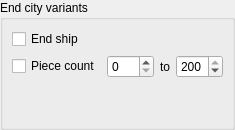
         <widget class="QWidget" name="pageEndCity">
          <layout class="QGridLayout" name="gridLayoutEndCity">
           <property name="leftMargin">
            <number>0</number>
           </property>
           <property name="topMargin">
            <number>0</number>
           </property>
           <property name="rightMargin">
            <number>0</number>
           </property>
           <property name="bottomMargin">
            <number>0</number>
           </property>
           <item row="0" column="0">
            <widget class="QGroupBox" name="groupBoxEndCity">
             <property name="title">
              <string>End city variants</string>
             </property>
             <layout class="QGridLayout" name="gridLayoutEndCity2">
              <item row="0" column="0">
               <widget class="QCheckBox" name="checkEndShip">
                <property name="text">
                 <string>End ship</string>
                </property>
                <property name="tristate">
                 <bool>true</bool>
                </property>
               </widget>
              </item>
              <item row="1" column="0">
               <layout class="QHBoxLayout" name="hboxEndSize">
                <item>
                 <widget class="QCheckBox" name="checkEndSize">
                  <property name="toolTip"><string>Filter by the total number of end-city pieces</string></property>
                  <property name="text"><string>Piece count</string></property>
                 </widget>
                </item>
                <item>
                 <widget class="QSpinBox" name="spinEndSizeMin">
                  <property name="maximum"><number>200</number></property>
                 </widget>
                </item>
                <item>
                 <widget class="QLabel" name="labelEndSize"><property name="text"><string>to</string></property></widget>
                </item>
                <item>
                 <widget class="QSpinBox" name="spinEndSizeMax">
                  <property name="maximum"><number>200</number></property>
                  <property name="value"><number>200</number></property>
                 </widget>
                </item>
               </layout>
              </item>
              <item row="2" column="0">
               <spacer name="verticalSpacer_2">
                <property name="orientation">
                 <enum>Qt::Vertical</enum>
                </property>
                <property name="sizeHint" stdset="0">
                 <size>
                  <width>20</width>
                  <height>40</height>
                 </size>
                </property>
               </spacer>
              </item>
             </layout>
            </widget>
           </item>
          </layout>
         </widget>
